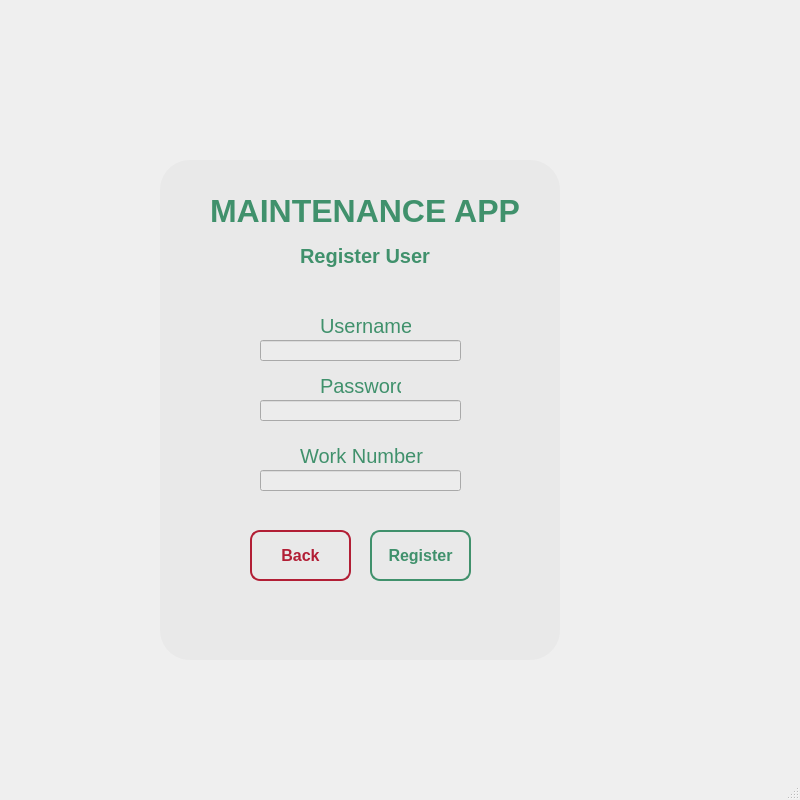
<?xml version="1.0" encoding="UTF-8"?>
<ui version="4.0">
 <class>MainWindow</class>
 <widget class="QMainWindow" name="MainWindow">
  <property name="geometry">
   <rect>
    <x>0</x>
    <y>0</y>
    <width>800</width>
    <height>800</height>
   </rect>
  </property>
  <property name="minimumSize">
   <size>
    <width>800</width>
    <height>800</height>
   </size>
  </property>
  <property name="maximumSize">
   <size>
    <width>800</width>
    <height>800</height>
   </size>
  </property>
  <property name="windowTitle">
   <string>MainWindow</string>
  </property>
  <property name="styleSheet">
   <string notr="true"/>
  </property>
  <widget class="QWidget" name="centralwidget">
   <widget class="QFrame" name="frame">
    <property name="geometry">
     <rect>
      <x>160</x>
      <y>160</y>
      <width>400</width>
      <height>500</height>
     </rect>
    </property>
    <property name="styleSheet">
     <string notr="true">QFrame{
	
	background-color: rgb(233, 233, 233);
	border-radius:30px;

	
}</string>
    </property>
    <property name="frameShape">
     <enum>QFrame::NoFrame</enum>
    </property>
    <widget class="QLabel" name="label">
     <property name="geometry">
      <rect>
       <x>50</x>
       <y>20</y>
       <width>311</width>
       <height>61</height>
      </rect>
     </property>
     <property name="font">
      <font>
       <family>Segoe UI</family>
       <pointsize>24</pointsize>
       <weight>75</weight>
       <bold>true</bold>
      </font>
     </property>
     <property name="styleSheet">
      <string notr="true">color: #40916c;
</string>
     </property>
     <property name="text">
      <string>MAINTENANCE APP</string>
     </property>
    </widget>
    <widget class="QLabel" name="label_2">
     <property name="geometry">
      <rect>
       <x>160</x>
       <y>150</y>
       <width>91</width>
       <height>31</height>
      </rect>
     </property>
     <property name="font">
      <font>
       <pointsize>15</pointsize>
      </font>
     </property>
     <property name="styleSheet">
      <string notr="true">color: #40916c;</string>
     </property>
     <property name="text">
      <string>Username </string>
     </property>
    </widget>
    <widget class="QLabel" name="label_3">
     <property name="geometry">
      <rect>
       <x>160</x>
       <y>210</y>
       <width>81</width>
       <height>31</height>
      </rect>
     </property>
     <property name="font">
      <font>
       <pointsize>15</pointsize>
      </font>
     </property>
     <property name="styleSheet">
      <string notr="true">color: #40916c;</string>
     </property>
     <property name="text">
      <string>Password </string>
     </property>
    </widget>
    <widget class="QLineEdit" name="usernameLine">
     <property name="geometry">
      <rect>
       <x>100</x>
       <y>180</y>
       <width>201</width>
       <height>21</height>
      </rect>
     </property>
     <property name="font">
      <font>
       <pointsize>13</pointsize>
      </font>
     </property>
     <property name="styleSheet">
      <string notr="true">background-color: rgb(236, 236, 236);</string>
     </property>
    </widget>
    <widget class="QLineEdit" name="passwordLine">
     <property name="geometry">
      <rect>
       <x>100</x>
       <y>240</y>
       <width>201</width>
       <height>21</height>
      </rect>
     </property>
     <property name="styleSheet">
      <string notr="true">background-color: rgb(236, 236, 236);</string>
     </property>
    </widget>
    <widget class="QPushButton" name="registerButton">
     <property name="geometry">
      <rect>
       <x>210</x>
       <y>370</y>
       <width>101</width>
       <height>51</height>
      </rect>
     </property>
     <property name="font">
      <font>
       <pointsize>12</pointsize>
       <weight>75</weight>
       <bold>true</bold>
      </font>
     </property>
     <property name="styleSheet">
      <string notr="true">QPushButton{
	color: #40916c;
   border : 2px solid #40916c;
   border-radius :10px;
}
QPushButton:hover{
	color: #40916c;
   border : 2px solid #40916c;
   border-radius :10px;
   background-color : #b7e4c7;
}
QPushButton:pressed{
   	color: #40916c;
   border : 2px solid #40916c;
   border-radius :10px;
   background-color : #2d6a4f;
}

</string>
     </property>
     <property name="text">
      <string>Register</string>
     </property>
    </widget>
    <widget class="QPushButton" name="backButton">
     <property name="geometry">
      <rect>
       <x>90</x>
       <y>370</y>
       <width>101</width>
       <height>51</height>
      </rect>
     </property>
     <property name="font">
      <font>
       <pointsize>12</pointsize>
       <weight>75</weight>
       <bold>true</bold>
      </font>
     </property>
     <property name="styleSheet">
      <string notr="true">QPushButton{
   color: #b21e35;
   border : 2px solid #b21e35;
   border-radius :10px;
}
QPushButton:hover{
   color: #b21e35;
   border : 2px solid #b21e35;
   border-radius :10px;
   background-color : #ff4d6d;
}
QPushButton:pressed{
   color: #b21e35;
   border : 2px solid #b21e35;
   border-radius :10px;
   background-color :#800f2f ;
}
</string>
     </property>
     <property name="text">
      <string>Back</string>
     </property>
    </widget>
    <widget class="QLabel" name="label_4">
     <property name="geometry">
      <rect>
       <x>140</x>
       <y>70</y>
       <width>141</width>
       <height>51</height>
      </rect>
     </property>
     <property name="font">
      <font>
       <family>Segoe UI</family>
       <pointsize>15</pointsize>
       <weight>75</weight>
       <bold>true</bold>
      </font>
     </property>
     <property name="styleSheet">
      <string notr="true">color: #40916c;
</string>
     </property>
     <property name="text">
      <string>Register User</string>
     </property>
    </widget>
    <widget class="QLabel" name="label_5">
     <property name="geometry">
      <rect>
       <x>140</x>
       <y>280</y>
       <width>131</width>
       <height>31</height>
      </rect>
     </property>
     <property name="font">
      <font>
       <pointsize>15</pointsize>
      </font>
     </property>
     <property name="styleSheet">
      <string notr="true">color: #40916c;</string>
     </property>
     <property name="text">
      <string>Work Number</string>
     </property>
    </widget>
    <widget class="QLineEdit" name="workNumberLine">
     <property name="geometry">
      <rect>
       <x>100</x>
       <y>310</y>
       <width>201</width>
       <height>21</height>
      </rect>
     </property>
     <property name="font">
      <font>
       <pointsize>13</pointsize>
      </font>
     </property>
     <property name="styleSheet">
      <string notr="true">background-color: rgb(236, 236, 236);</string>
     </property>
    </widget>
   </widget>
  </widget>
  <widget class="QMenuBar" name="menubar">
   <property name="geometry">
    <rect>
     <x>0</x>
     <y>0</y>
     <width>800</width>
     <height>22</height>
    </rect>
   </property>
  </widget>
  <widget class="QStatusBar" name="statusbar"/>
 </widget>
 <resources/>
 <connections/>
</ui>
